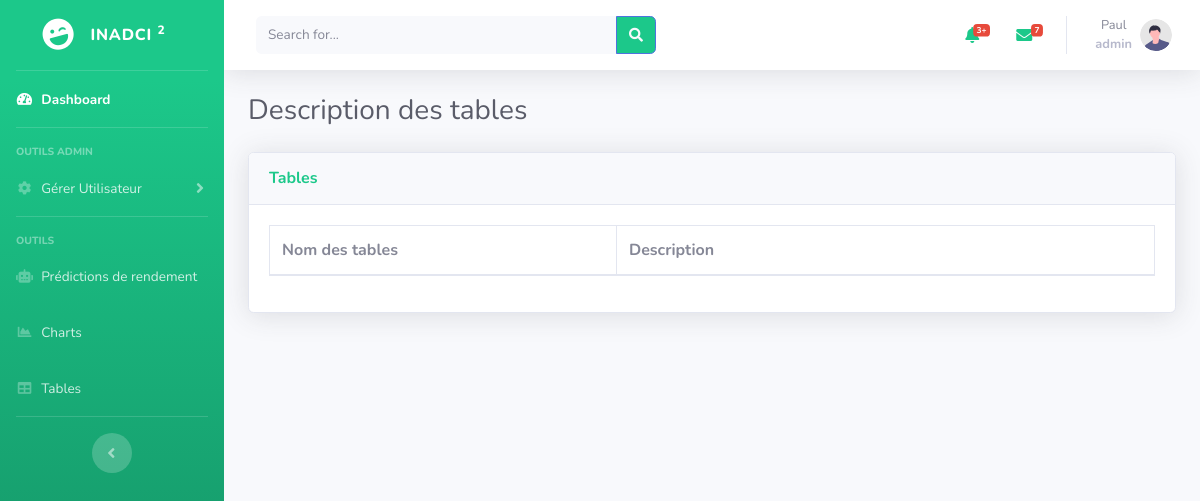
Before: /tables (signed in) with the older database file.
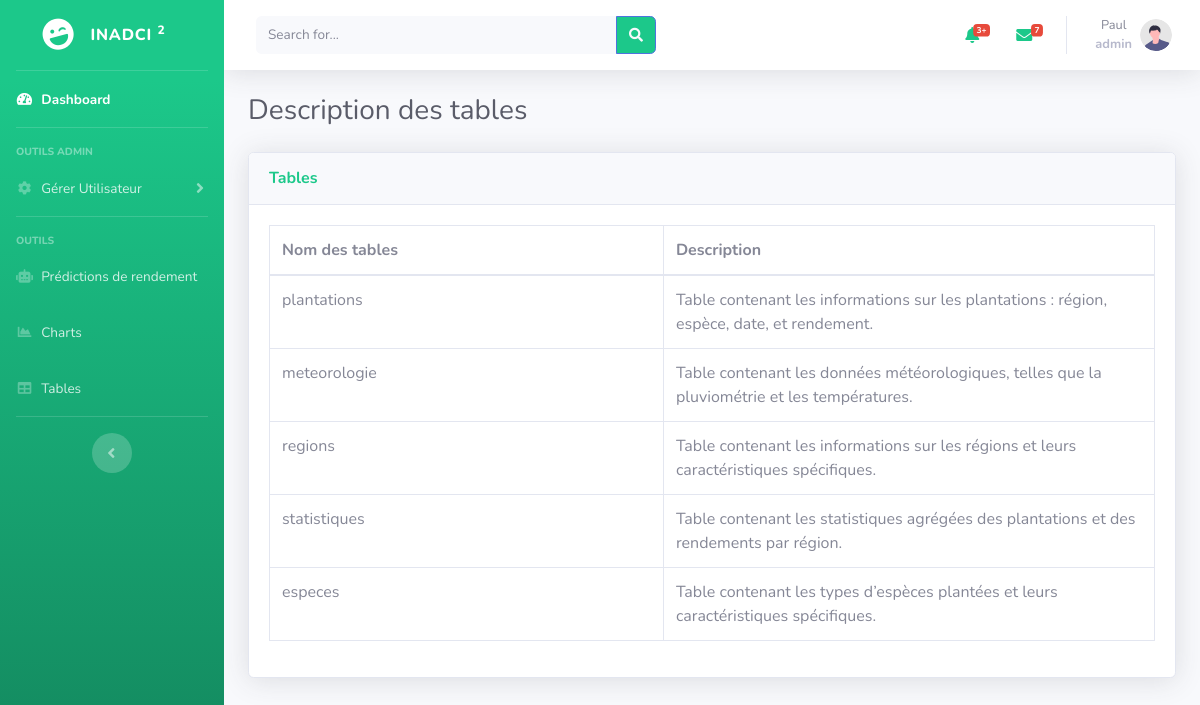
After: the same page with the newer database file.
### models/user_model.py (models this page shows)
class User(db.Model):
    __tablename__ = "users"
    id = Column(Integer, primary_key=True, autoincrement=True)  # Clé primaire auto-incrémentée
    username = Column(String(100), unique=True, nullable=False)
    email = Column(String(120), unique=True, nullable=False)
    password = Column(String(200), nullable=False)
    role = Column(String(50), nullable=False)
    date_created = Column(DateTime, default=func.current_timestamp(), nullable=True)

### models/table_description_model.py (models this page shows)
class TableDescription(db.Model):
    __tablename__ = 'table_descriptions'
    id = db.Column(db.Integer, primary_key=True, autoincrement=True)
    table_name = db.Column(db.String(100), nullable=False, unique=True)
    description = db.Column(db.Text, nullable=False)

### controllers/shared_routes.py (the view)
@shared_bp.route('/tables', methods=['GET'])
def tables():
    current_user = User.query.filter_by(email=session['email']).first()
    tables_description = TableDescription.query.all()
    return render_template('agent/table.html', current_user=current_user, tables=tables_description)

### templates/agent/table.html (shortened to what this page needs)
{% extends "layout.html" %}
{% block content %}
<div id="content-wrapper" class="d-flex flex-column">
    <div id="content">
                <nav class="navbar navbar-expand navbar-light bg-white topbar mb-4 static-top shadow">
                    <form class="d-none d-sm-inline-block form-inline mr-auto ml-md-3 my-2 my-md-0 mw-100 navbar-search">
                        <div class="input-group">
                            <input type="text" class="form-control bg-light border-0 small" placeholder="Search for..."
                                aria-label="Search" aria-describedby="basic-addon2">
                            <div class="input-group-append ">
                                <button class="btn btn-primary bg-success" type="button">
                                    <i class="fas fa-search fa-sm text-gray-100"></i>
                                </button>
                            </div>
                        </div>
                    </form>
                    <ul class="navbar-nav ml-auto">
                        <li class="nav-item dropdown no-arrow mx-1">
                            <a class="nav-link dropdown-toggle" href="#" id="alertsDropdown" role="button"
                                data-toggle="dropdown" aria-haspopup="true" aria-expanded="false">
                                <i class="fas fa-bell fa-fw text-success"></i>
                                <span class="badge badge-danger badge-counter">3+</span>
                            </a>
                        </li>
                        <li class="nav-item dropdown no-arrow mx-1">
                            <a class="nav-link dropdown-toggle" href="#" id="messagesDropdown" role="button"
                                data-toggle="dropdown" aria-haspopup="true" aria-expanded="false">
                                <i class="fas fa-envelope fa-fw text-success"></i>
                                <span class="badge badge-danger badge-counter">7</span>
                            </a>
                        </li>
                        <li class="nav-item dropdown no-arrow">
                            <a class="nav-link dropdown-toggle d-flex align-items-center" href="#" id="userDropdown"
                                role="button" data-toggle="dropdown" aria-haspopup="true" aria-expanded="false">
                                <div class="text-center">
                                    <span class="d-block text-gray-600 small">{{ current_user.username }}</span>
                                    <span class="d-block text-gray-500 small"><strong>{{ current_user.role }}</strong></span>
                                </div>
                                <img class="img-profile rounded-circle ml-2"
                                    src="{{ url_for('static', filename='assets/img/undraw_profile.svg') }}">
                            </a>
                        </li>
                    </ul>
                </nav>
        <div class="container-fluid">
            <div class="d-sm-flex align-items-center justify-content-between mb-4">
                <h1 class="h3 mb-0 text-gray-800">Description des tables</h1>
            </div>
            <div class="card shadow mb-4">
                <div class="card-header py-3">
                    <h6 class="m-0 font-weight-bold text-primary">Tables</h6>
                </div>
                <div class="card-body">
                    <div class="table-responsive">
                        <div id="dataTable_wrapper" class="dataTables_wrapper dt-bootstrap4">
                            <div class="row">
                                <div class="col-sm-12">
                                    <table class="table table-bordered dataTable" id="dataTable" width="100%" cellspacing="0" role="grid" aria-describedby="dataTable_info" style="width: 100%;">
                                        <thead>
                                            <tr role="row">
                                                <th class="sorting sorting_asc" tabindex="0" aria-controls="dataTable" rowspan="1" colspan="1" aria-sort="ascending" aria-label="Table Name: activate to sort column descending" style="width: 57.2px;">Nom des tables</th>
                                                <th class="sorting" tabindex="0" aria-controls="dataTable" rowspan="1" colspan="1" aria-label="Description: activate to sort column ascending" style="width: 61.2px;">Description</th>
                                            </tr>
                                        </thead>
                                        <tbody>
                                            {% for table in tables %}
                                            <tr class="{% if loop.index0 % 2 == 0 %}even{% else %}odd{% endif %}">
                                                <td class="sorting_1">{{ table.table_name }}</td>
                                                <td>{{ table.description }}</td>
                                            </tr>
                                            {% endfor %}
                                        </tbody>
                                    </table>
                                </div>
                            </div>
                        </div>
                    </div>
                </div>
            </div>
            {% endblock %}

### templates/layout.html (shortened to what this page needs)
<!DOCTYPE html>
<html lang="en">
<head>
<link href="{{ url_for('static', filename='assets/vendor/fontawesome-free/css/all.min.css') }}" rel="stylesheet" type="text/css">
<link href="{{ url_for('static', filename='assets/css/sb-admin-2.min.css') }}" rel="stylesheet">
</head>
<body id="page-top">
    <div id="wrapper">
        <ul class="navbar-nav bg-gradient-success sidebar sidebar-dark accordion" id="accordionSidebar">
            <a class="sidebar-brand d-flex align-items-center justify-content-center" href="dashboard">
                <div class="sidebar-brand-icon rotate-n-15">
                    <i class="fas fa-laugh-wink"></i>
                </div>
                <div class="sidebar-brand-text mx-3">INADCI <sup>2</sup></div>
            </a>
            <hr class="sidebar-divider my-0">
            <li class="nav-item active">
                <a class="nav-link" href="dashboard">
                    <i class="fas fa-fw fa-tachometer-alt"></i>
                    <span>Dashboard</span></a>
            </li>
            {% if current_user.role != 'agent' %}
             <hr class="sidebar-divider">
            <div class="sidebar-heading">
                Outils Admin
            </div>
            <li class="nav-item">
                <a class="nav-link collapsed" href="#" data-toggle="collapse" data-target="#collapseTwo"
                    aria-expanded="true" aria-controls="collapseTwo">
                    <i class="fas fa-fw fa-cog"></i>
                    <span>Gérer Utilisateur</span>
                </a>
            </li>
            {% endif %}
            <hr class="sidebar-divider">
            <div class="sidebar-heading">
                Outils
            </div>
            <li class="nav-item">
                <a class="nav-link" href="{{ url_for('shared.prediction', _external=True) }}">
                    <i class="fas fa-fw fa-robot"></i>
                    <span>Prédictions de rendement</span>
                </a>
            </li>
            <li class="nav-item">
                <a class="nav-link" href="{{ url_for('shared.charts', _external=True) }}">
                    <i class="fas fa-fw fa-chart-area"></i>
                    <span>Charts</span></a>
            </li>
            <li class="nav-item">
                <a class="nav-link" href="{{ url_for('shared.tables', _external=True) }}">
                    <i class="fas fa-fw fa-table"></i>
                    <span>Tables</span></a>
            </li>
            <hr class="sidebar-divider d-none d-md-block">
            <div class="text-center d-none d-md-inline">
                <button class="rounded-circle border-0" id="sidebarToggle"></button>
            </div>
        </ul>
        {% block content %}{% endblock %}
</body>
</html>

Changed rows visible on the page:
added TableDescription: table_name "plantations", description "Table contenant les informations sur les plantations : région, espèce, date, et rendement."
added TableDescription: table_name "meteorologie", description "Table contenant les données météorologiques, telles que la pluviométrie et les températures."
added TableDescription: table_name "regions", description "Table contenant les informations sur les régions et leurs caractéristiques spécifiques."
added TableDescription: table_name "statistiques", description "Table contenant les statistiques agrégées des plantations et des rendements par région."
added TableDescription: table_name "especes", description "Table contenant les types d’espèces plantées et leurs caractéristiques spécifiques."
